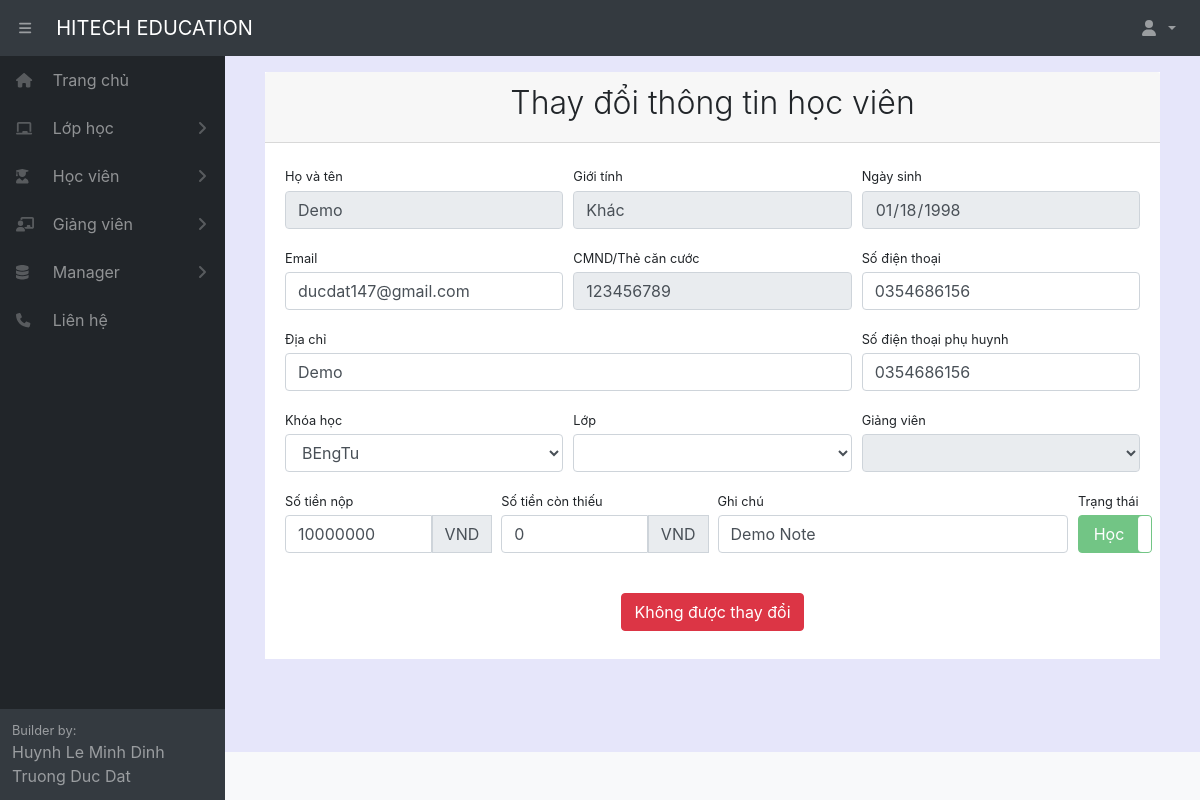
The app's page /student/109/ (signed in) with its own data.
### home/models.py (models this page shows, shortened)
class Student(models.Model):
    fullname = models.CharField(max_length=100, verbose_name="Tên học sinh")
    gender = models.ForeignKey(Gender, null= True, on_delete=models.SET_NULL)
    birthday = models.DateField(verbose_name="Ngày sinh")
    identity_card = models.CharField(max_length=100, null = True, blank=True, verbose_name="CMND")
    phonenumber = models.CharField(max_length=100, null = True, blank=True, verbose_name="SDT")
    phonenumber_family = models.CharField(max_length=100, null = True, blank=True, verbose_name="SDT phụ huynh")
    email = models.CharField(max_length=100, null = True, blank=True, verbose_name="Email")
    adress = models.CharField(max_length=300, null = True, blank=True, verbose_name="Địa chỉ")
    classname = models.ForeignKey(Classname, null= True, on_delete=models.SET_NULL)
    fee = models.IntegerField(default=0, verbose_name="Học phí")
    fee_remain = models.IntegerField(default=0, verbose_name="Học phí còn lại")
    create_date = models.DateField(auto_now_add=True, verbose_name="Ngày đăng ký học")
    havedetailschedule = active = models.BooleanField(default=False, verbose_name="Thời khóa biểu cá nhân")
    note = models.CharField(max_length=300, null = True, blank=True, verbose_name="Ghi chú")
    active = models.BooleanField(default=True, verbose_name="Trạng thái")
    class Meta:
        ordering =["fullname"]
        verbose_name_plural = "Học sinh"

class Gender(models.Model):
    name = models.CharField(max_length=5, verbose_name="Giới tính")
    def __str__(self):
        return  self.name
    class Meta:
        ordering =["name"]
        verbose_name_plural = "Giới tính"

### home/decorators.py (the view)
        def wrapper_func(request, *args, **kwargs):
            group = None
            if request.user.groups.exists():
                group = request.user.groups.all()[0].name
            if group in allowed_roles:
                return view_func(request, *args, **kwargs)
            else:
                return redirect('errorrole')

### home/forms.py
class UpdateStudentForm(ModelForm):
    class Meta:
        model = Student
        fields = 'email','phonenumber','adress','phonenumber_family','fee','fee_remain','note','active'

### home/models.py (called while the page is built)
    def __str__(self):
        return  self.fullname

    def __str__(self):
        return  self.fullname

    def __str__(self):
        return  self.fullname

### home/views.py (called while the page is built, shortened)
@login_required(login_url='login')
@allowed_users(allowed_roles=['admin','manager','staff'])
def detailStudent(request,pk):
    student = Student.objects.get(pk=pk)
    classname = Classname.objects.all()
    unit = Unit.objects.all()
    schedule = Schedule.objects.all()
    form = UpdateStudentForm(instance=student)
    context = {'form':form, 'schedule':schedule, 'student':student, 'classname': classname, 'unit': unit}
    return render(request,'student/detailStudent.html',context)

### home/templates/student/detailStudent.html (shortened to what this page needs)
{% extends "pages/base.html" %} {% block title %} Đăng kí học {% endblock title %} {% block content %} {% load static %}
<div class="card-header">
    <h2 class="text-center font-weight-light">Thay đổi thông tin học viên</h2>
</div>
<div class="card-body">
    <form method='POST' action="" id="qrcodeRedirectForm"  name="qrcodeRedirectForm">
        <div class="form-row">
            <div class="col-md-4">
                <label class="small mb-1" for="inputName">Họ và tên</label>
                <div class="form-group">
                    <input class="form-control" disabled id="inputName" type="text" placeholder="Nhập họ và tên"
                        value="{{ student.fullname }}" />
                </div>
            </div>
            <div class="col-md-4">
                <label class="small mb-1" for="inputGender">Giới tính</label>
                <div class="form-group">
                    <input class="form-control" disabled id="inputGender" type="text" value="{{ student.gender }}" />
                </div>
            </div>
            <div class="col-md-4">
                <label class="small mb-1" for="inputBirthDay">Ngày sinh</label>
                <div class="form-group">
                    <input class="form-control" disabled id="inputBirthDay" type="date"
                        value="{{ student.birthday|date:"Y-m-d" }}" />
                </div>
            </div>
        </div>
        <div class="form-row">
            <div class="col-md-4">
                <label class="small mb-1" for="inputEmail">Email</label>
                <div class="form-group">
                    <input class="form-control" name="email" required id="id_email" type="email"
                        value="{{ student.email }}" />
                </div>
            </div>
            <div class="col-md-4">
                <label class="small mb-1" for="inputIdentityCard">CMND/Thẻ căn cước</label>
                <div class="form-group">
                    <input class="form-control" disabled id="inputIdentityCard" type="text"
                        placeholder="Nhập CMND học viên" value="{{ student.identity_card }}" />
                </div>
            </div>
            <div class="col-md-4">
                <label class="small mb-1" for="id_phonenumber">Số điện thoại</label>
                <div class="form-group">
                    <input class="form-control" name="phonenumber" required id="id_phonenumber" type="text"
                        placeholder="Nhập số điện thoại của học viên" value="{{ student.phonenumber }}" /></div>
            </div>
        </div>
        <div class="form-row">
            <div class="col-md-8">
                <label class="small mb-1" for="id_adress">Địa chỉ</label>
                <div class="form-group">
                    <input class="form-control" name="adress" required id="id_adress" type="text"
                        placeholder="Nhập địa chỉ của học viên " value="{{ student.adress }}" />
                </div>
            </div>
            <div class="col-md-4">
                <label class="small mb-1" for="id_phonenumber_family">Số điện thoại phụ huynh</label>
                <div class="form-group">
                    <input class="form-control" name="phonenumber_family" required id="id_phonenumber_family"
                        type="text" placeholder="Nhập số điện thoại phụ huynh"
                        value="{{ student.phonenumber_family }}" /></div>
            </div>
        </div>
        <div class="form-row">
            <div class="col-md-4">
                <label class="small mb-1" for="inputFirstName">Khóa học</label>
                <div class="form-group">
                    <select onchange="changeUnitClassname(this.value)" class="form-control" id="id_unit">
                        {% for i in classname %}
                        {% if i.pk == student.classname_id%}
                        <option value="{{i.unit_id}}" hidden>{{i.unit}}</option>
                        {% endif %}
                        {% endfor %}
                    </select>
                </div>
            </div>
            <div class="col-md-4">
                <label class="small mb-1" for="inputClass">Lớp</label>
                <div class="form-group">
                    <select onchange="changeclassname()" class="form-control" id="id_classname" name="classname">
                    </select>
                </div>
            </div>
            <div class="col-md-4">
                <label class="small mb-1" for="inputTeacherName">Giảng viên</label>
                <div class="form-group">
                    <select disabled class="form-control" id="id_teacher" required>
                    </select>
                </div>
            </div>
        </div>
        <div class="form-row">
            <div class="col-md-3">
                <label class="small mb-1" for="inputFee">Số tiền nộp</label>
                <div class="form-group input-group mb-3">
                    <input class="form-control" required id="id_fee" name="fee" type="text"
                        placeholder="Nhập số tiền mà học viên nộp vào đây" value="{{ student.fee }}" />
                    <div class="input-group-prepend">
                        <span class="input-group-text">VND</span>
                    </div>
                </div>
            </div>
            <div class="col-md-3">
                <label class="small mb-1" for="inputFee">Số tiền còn thiếu</label>
                <div class="form-group input-group mb-3">
                    <input class="form-control" required id="id_fee_remain" name="fee_remain" type="text"
                        value="{{ student.fee_remain }}" />
                    <div class="input-group-prepend">
                        <span class="input-group-text">VND</span>
                    </div>
                </div>
            </div>
            <div class="col-md-5">
                <label class="small mb-1" for="inputNote">Ghi chú</label>
                <div class="form-group">
                    <input class="form-control" name="note" id="id_note" type="text" placeholder="Ghi chú"
                        value="{{ student.note }}" />
                </div>
            </div>
            <div class="col-md-1">
                <label class="small mb-1" for="inputActive">Trạng thái</label>
                <div class="form-group">
                </div>
            </div>
        </div>
        <div class="form-group d-flex align-items-center justify-content-between mt-4 mb-0">
            {% if student.havedetailschedule == 0 %}
            <a onclick="submita()" id="id_button" class="btn btn-success"
                style="margin-left: auto; margin-right: auto; color: white;"><i class="fas fa-save"></i> Lưu</a>
            {% else %}
            <label class="btn btn-danger" onclick="alertnochange()" disabled
                style="margin-left: auto; margin-right: auto;">
                Không được thay đổi
            </label>
            {% endif %}
        </div>
    </form>
</div>
{% endblock content %}

### records on screen
Student: fullname "Demo", gender "Khác", birthday "01/18/1998", email "ducdat147@gmail.com", identity_card "123456789", phonenumber "0354686156", adress "Demo", phonenumber_family "0354686156", fee "10000000", fee_remain "0", note "Demo Note"

### other values on screen
form field value "BEngTu"
